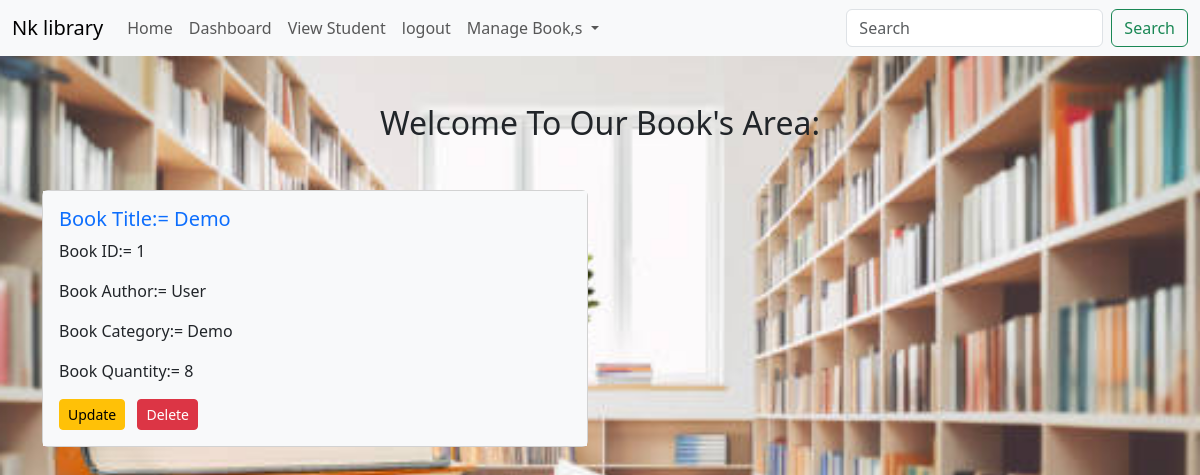
Before: /view with the older database file.
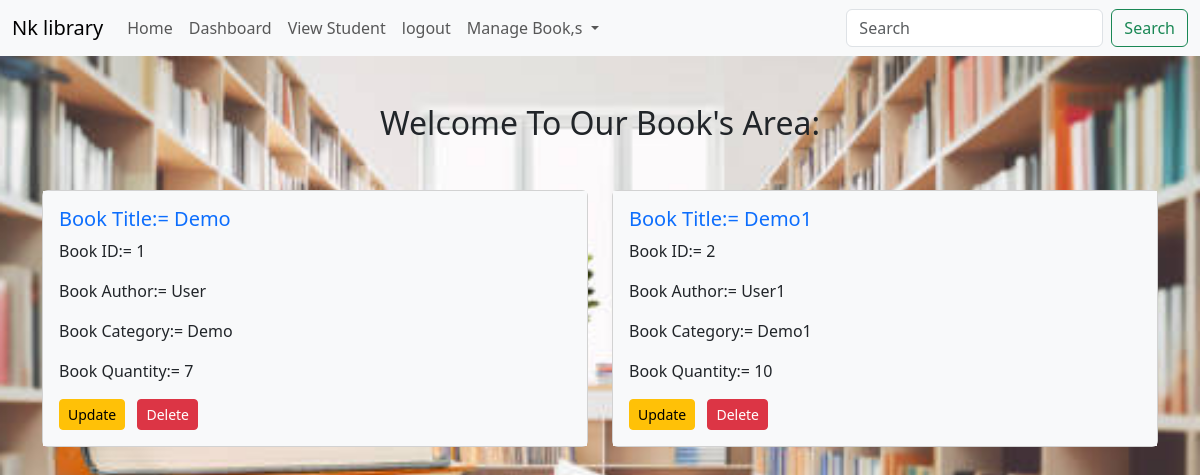
After: the same page with the newer database file.
### library.py (models this page shows, shortened)
class Book(db.Model):
   __tablename__="book"
   id=db.Column(db.Integer, primary_key=True)
   Title=db.Column(db.String(50),nullable=False)
   Category=db.Column(db.String(50),nullable=False)
   Author=db.Column(db.String(50),nullable=False)
   Quantity=db.Column(db.Integer)
   issues= db.relationship('IssueBook', backref='book', lazy=True)

### library.py (the view)
@library.route("/view", methods=["GET","POST"])
def view_book():
   q = request.args.get("q", "").strip()
   if q:
      book_filter = or_(
         Book.Title.ilike(f"%{q}%"),
         Book.Category.ilike(f"%{q}%"),
         Book.Author.ilike(f"%{q}%")
      )
      if q.isdigit():
         val = int(q)
         book_filter = or_(book_filter, Book.id == val, Book.Quantity == val)
      books = Book.query.filter(book_filter).all()
   else:
      books = Book.query.all()
   return render_template("view.html", books=books, q=q)

### library.py (called while the page is built)
@library.before_request
def handle_global_search():
   if request.method == "GET":
      q = request.args.get("q", "").strip()
      if q and request.endpoint not in ["view_book", "view_student", "issued", "Issue_book", "search", "static"]:
         return redirect(url_for("search", q=q))

### templates/view.html
{% extends "base.html" %}
{% block content %}
<div class="container ">
    <h2 class="text-center my-5">
        Welcome To Our Book's Area:
    </h2>
   <div class="row">
    {% for book in books %}
  <div class="col-sm-6 mb-3 mb-sm-0">
    <div class="card">
      <div class="card-body bg-light">
        <h5 class="card-title text-primary">Book Title:= {{book.Title}}</h5>
        <p class="card-text">Book ID:= {{book.id}}</p>
        <p class="card-text">Book Author:= {{book.Author}}</p>
        <p class="card-text">Book Category:= {{book.Category}}</p>
        <p class="card-text">Book Quantity:= {{book.Quantity}}</p>
        <div class="mt-3">
          <a href="{{ url_for('update_book', id=book.id) }}" class="btn btn-warning btn-sm me-2">Update</a>
          <a href="{{ url_for('delete_book', id=book.id) }}" class="btn btn-danger btn-sm" onclick="return confirm('Are you sure you want to delete this book?')">Delete</a>
        </div>
      </div>
    </div>
  </div>
  {% else %}
  <div class="col-12">
    <p class="text-center text-muted">No books found.</p>
  </div>
  {% endfor %}
{% endblock %}

Changed rows visible on the page:
changed Book "Demo": Quantity "8" → "7"
added Book: Title "Demo1", id "2", Author "User1", Category "Demo1", Quantity "10"
